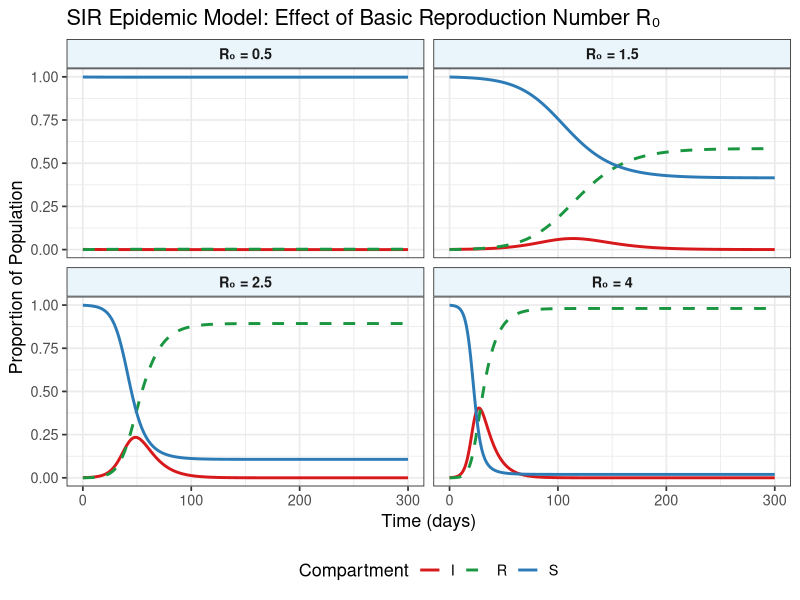
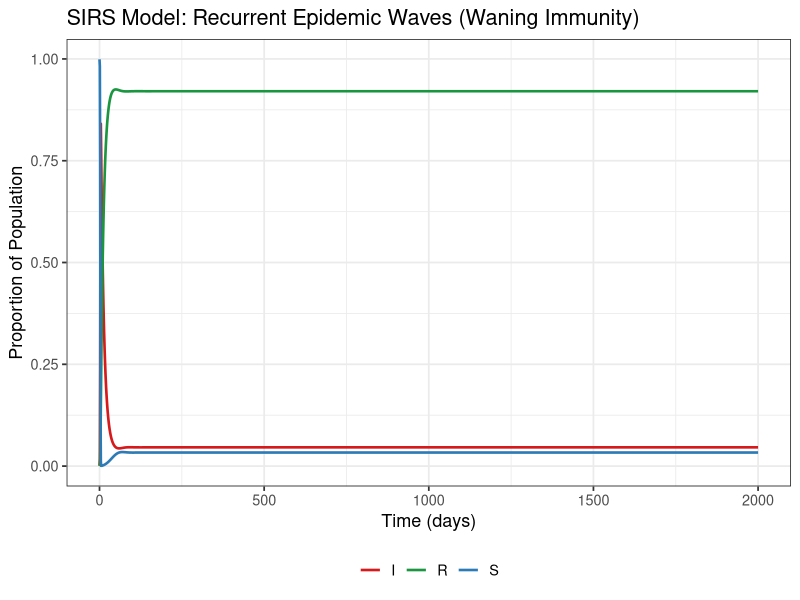
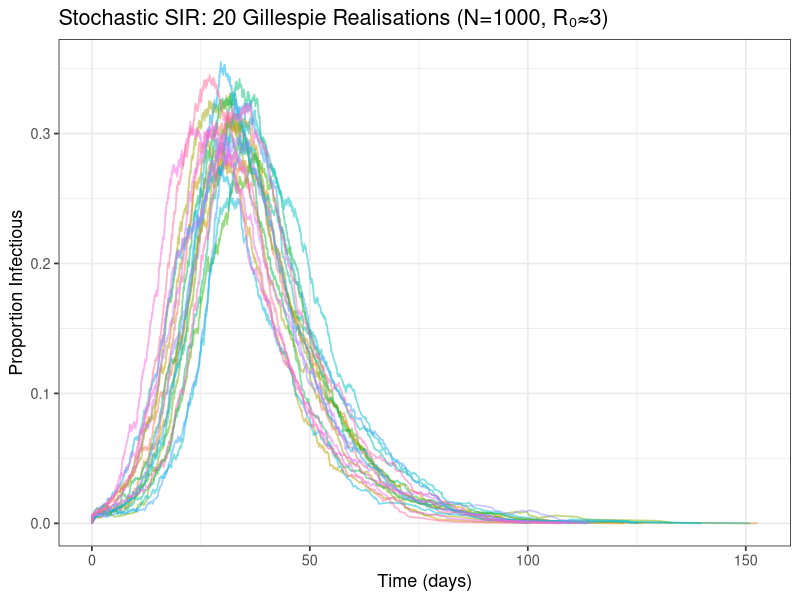

Generate these figures, in order, with R:
## ---- chunk 1
#| label: setup-epi
#| echo: false
pkgs <- c("deSolve","ggplot2","dplyr","knitr","kableExtra","tidyr")
new_pkgs <- pkgs[!pkgs %in% installed.packages()[,"Package"]]
if (length(new_pkgs)) install.packages(new_pkgs, repos = "https://cloud.r-project.org")
suppressPackageStartupMessages({
  library(deSolve); library(ggplot2); library(dplyr)
  library(knitr); library(kableExtra); library(tidyr)
})
theme_set(theme_bw(base_size = 13))
## ---- chunk 2
#| label: fig-sir
#| fig-cap: "SIR model dynamics for different R₀ values"
#| fig-align: center
#| fig-width: 10
#| fig-height: 6

sir_ode <- function(time, state, parms) {
  with(as.list(c(state, parms)), {
    list(c(-beta*S*I, beta*S*I - gamma*I, gamma*I))
  })
}

times <- seq(0, 300, by = 0.5)
N <- 10000; I0 <- 10
gamma <- 0.1

results <- lapply(c(0.5, 1.5, 2.5, 4.0), function(r0) {
  beta <- r0 * gamma / (N - I0)
  sol  <- ode(y = c(S = N-I0, I = I0, R = 0),
              times = times, func = sir_ode,
              parms = c(beta=beta, gamma=gamma))
  as.data.frame(sol) |>
    mutate(R0 = paste0("R₀ = ", r0), across(S:R, \(x) x/N))
})

sir_df <- bind_rows(results) |>
  pivot_longer(S:R, names_to = "Compartment", values_to = "Proportion")

ggplot(sir_df, aes(x = time, y = Proportion,
                    colour = Compartment, linetype = Compartment)) +
  geom_line(linewidth = 1) +
  facet_wrap(~R0, ncol = 2) +
  scale_colour_manual(values = c(S="#2C7BB6", I="#D7191C", R="#1A9641")) +
  scale_linetype_manual(values = c(S="solid", I="solid", R="dashed")) +
  labs(title = "SIR Epidemic Model: Effect of Basic Reproduction Number R₀",
       x = "Time (days)", y = "Proportion of Population",
       colour = "Compartment", linetype = "Compartment") +
  theme(legend.position = "bottom",
        strip.background = element_rect(fill = "#EAF4FB"),
        strip.text = element_text(face = "bold"))
## ---- chunk 3
#| label: fig-sirs
#| fig-cap: "SIRS model with waning immunity showing recurrent epidemic waves"
#| fig-align: center
#| fig-width: 9
#| fig-height: 4

sirs_ode <- function(time, state, parms) {
  with(as.list(c(state, parms)), {
    list(c(-beta*S*I + delta*R, beta*S*I - gamma*I, gamma*I - delta*R))
  })
}

sol_sirs <- ode(
  y = c(S = 9990, I = 10, R = 0),
  times = seq(0, 2000, by = 1),
  func = sirs_ode,
  parms = c(beta = 0.0003, gamma = 0.1, delta = 0.005)
)
sirs_df <- as.data.frame(sol_sirs) |>
  mutate(across(S:R, \(x) x/10000)) |>
  pivot_longer(S:R, names_to = "Compartment", values_to = "Proportion")

ggplot(sirs_df, aes(x = time, y = Proportion, colour = Compartment)) +
  geom_line(linewidth = 0.9) +
  scale_colour_manual(values = c(S="#2C7BB6", I="#D7191C", R="#1A9641")) +
  labs(title = "SIRS Model: Recurrent Epidemic Waves (Waning Immunity)",
       x = "Time (days)", y = "Proportion of Population",
       colour = NULL) +
  theme(legend.position = "bottom")
## ---- chunk 4
#| label: fig-stochastic-sir
#| fig-cap: "20 stochastic SIR realisations (Gillespie algorithm): variability around the deterministic mean"
#| fig-align: center
#| fig-width: 9
#| fig-height: 4

stoch_sir <- function(N=1000, I0=5, beta=0.0003, gamma=0.1, tmax=300) {
  S <- N-I0; I <- I0; R <- 0; t <- 0
  times <- I_t <- t
  while (t < tmax && I > 0) {
    r_inf <- beta*S*I; r_rec <- gamma*I; r_tot <- r_inf+r_rec
    if (r_tot == 0) break
    t <- t + rexp(1, r_tot)
    if (runif(1) < r_inf/r_tot) { S <- S-1; I <- I+1 } else { I <- I-1; R <- R+1 }
    times <- c(times, t); I_t <- c(I_t, I)
  }
  data.frame(time = times, I = I_t)
}

set.seed(2025)
sims <- lapply(1:20, function(i) stoch_sir() |> mutate(sim = i))
sims_df <- bind_rows(sims)

ggplot(sims_df, aes(x = time, y = I/1000, group = sim, colour = factor(sim))) +
  geom_line(alpha = 0.5, linewidth = 0.6) +
  labs(title = "Stochastic SIR: 20 Gillespie Realisations (N=1000, R₀≈3)",
       x = "Time (days)", y = "Proportion Infectious") +
  theme(legend.position = "none")
